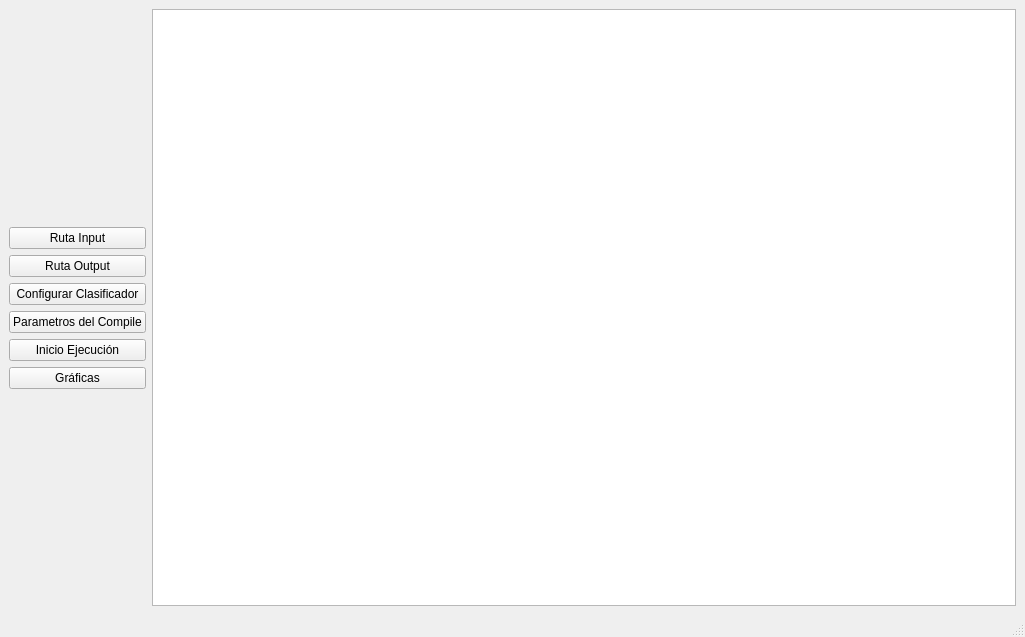
<?xml version="1.0" encoding="UTF-8"?>
<ui version="4.0">
 <class>MainWindow</class>
 <widget class="QMainWindow" name="MainWindow">
  <property name="geometry">
   <rect>
    <x>0</x>
    <y>0</y>
    <width>1025</width>
    <height>637</height>
   </rect>
  </property>
  <property name="windowTitle">
   <string>MainWindow</string>
  </property>
  <widget class="QWidget" name="centralwidget">
   <layout class="QGridLayout" name="gridLayout_2">
    <item row="0" column="1" rowspan="7">
     <widget class="QTextEdit" name="textLoger">
      <property name="autoFillBackground">
       <bool>false</bool>
      </property>
      <property name="frameShape">
       <enum>QFrame::StyledPanel</enum>
      </property>
      <property name="frameShadow">
       <enum>QFrame::Sunken</enum>
      </property>
      <property name="lineWidth">
       <number>1</number>
      </property>
      <property name="midLineWidth">
       <number>0</number>
      </property>
      <property name="verticalScrollBarPolicy">
       <enum>Qt::ScrollBarAlwaysOff</enum>
      </property>
      <property name="horizontalScrollBarPolicy">
       <enum>Qt::ScrollBarAlwaysOff</enum>
      </property>
      <property name="sizeAdjustPolicy">
       <enum>QAbstractScrollArea::AdjustIgnored</enum>
      </property>
     </widget>
    </item>
    <item row="3" column="0">
     <layout class="QVBoxLayout" name="verticalLayout">
      <item>
       <widget class="QPushButton" name="RInput">
        <property name="text">
         <string>Ruta Input</string>
        </property>
       </widget>
      </item>
      <item>
       <widget class="QPushButton" name="ROutput">
        <property name="text">
         <string>Ruta Output</string>
        </property>
       </widget>
      </item>
      <item>
       <widget class="QPushButton" name="ConfClasi">
        <property name="text">
         <string>Configurar Clasificador</string>
        </property>
       </widget>
      </item>
      <item>
       <widget class="QPushButton" name="ConfParamCompile">
        <property name="text">
         <string>Parametros del Compile</string>
        </property>
       </widget>
      </item>
      <item>
       <widget class="QPushButton" name="IniEjec">
        <property name="text">
         <string>Inicio Ejecución</string>
        </property>
       </widget>
      </item>
      <item>
       <widget class="QPushButton" name="Grafic">
        <property name="text">
         <string>Gráficas</string>
        </property>
       </widget>
      </item>
     </layout>
    </item>
   </layout>
  </widget>
  <widget class="QMenuBar" name="menubar">
   <property name="geometry">
    <rect>
     <x>0</x>
     <y>0</y>
     <width>1025</width>
     <height>21</height>
    </rect>
   </property>
  </widget>
  <widget class="QStatusBar" name="statusbar"/>
 </widget>
 <resources/>
 <connections/>
</ui>
